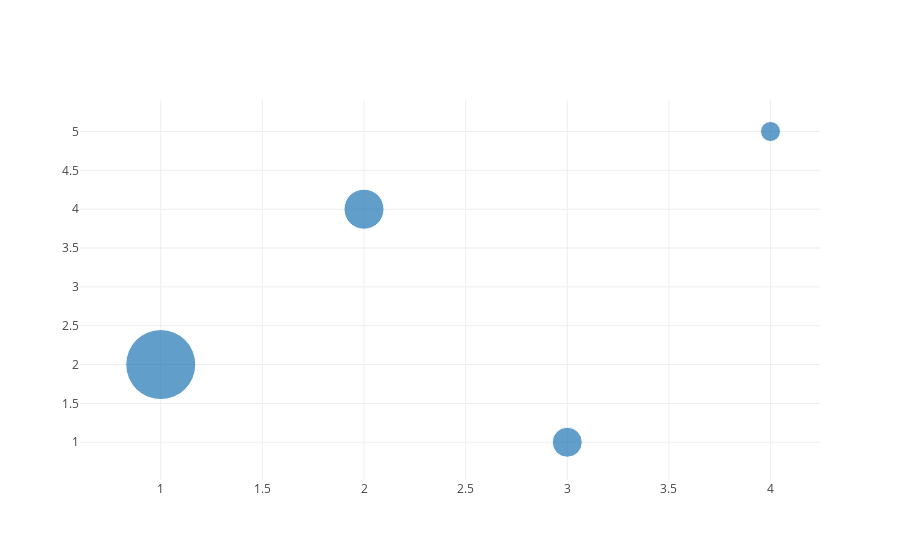

This figure's notebook cell:
### Code cell
data = [trace]

offline.iplot(data)

### Figure 1 — Plotly figure (JSON) as saved in the notebook; plotly's stock layout.template omitted (floating-point values rounded to 4 significant figures)
{"data": [{"marker": {"size": [70, 40, 30, 20]}, "mode": "markers", "type": "scatter", "uid": "734928b5-cf22-41d5-b043-c13018a3f846", "x": [1, 2, 3, 4], "y": [2, 4, 1, 5]}], "layout": {}}
